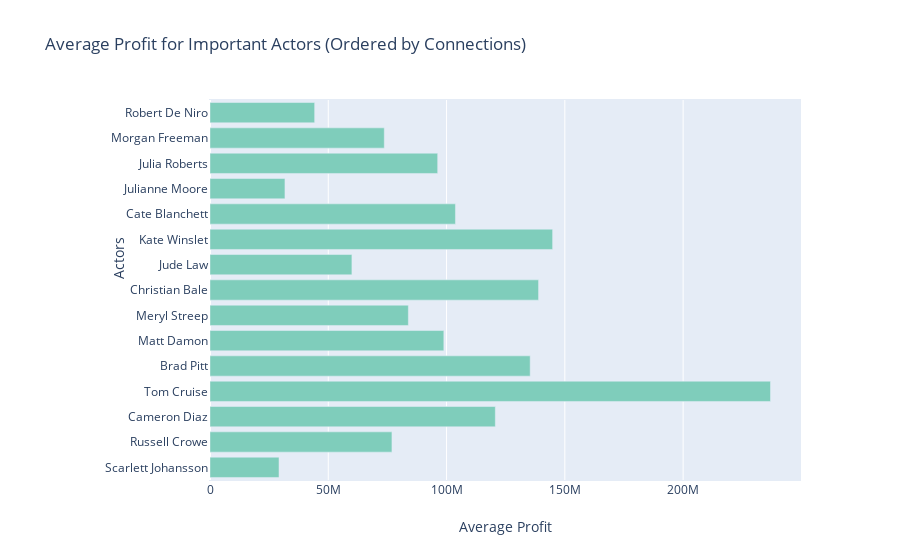

This figure's notebook cell:
### Code cell
import chart_studio.plotly as py
import plotly.graph_objs as go

data = [go.Bar(
            x=top15['Avg. Profit'],
            y=top15['Actor'],
            orientation = 'h',
            marker=dict(
            color='rgb(127,205,187)'
        )
)]

layout = dict(
        title='Average Profit for Important Actors (Ordered by Connections)',
        margin=go.Margin(
        l=210,
        r=100,
        pad=1),
        xaxis=dict(
            title='Average Profit'
        ),
    
        yaxis=dict(
            title='&nbsp;&nbsp;&nbsp;&nbsp;&nbsp;&nbsp;&nbsp;&nbsp;&nbsp;&nbsp;&nbsp;&nbsp;&nbsp;&nbsp;&nbsp;&nbsp;Actors',
            tickfont=dict(
                size=12,
            )
        )
    
    )
    

fig = go.Figure(data = data, layout = layout)

iplot(fig)

### Figure 1 — Plotly figure (JSON) as saved in the notebook; plotly's stock layout.template omitted (floating-point values rounded to 4 significant figures)
{"data": [{"marker": {"color": "rgb(127,205,187)"}, "orientation": "h", "type": "bar", "x": [29170000.0, 76910000.0, 120600000.0, 236900000.0, 135300000.0, 98840000.0, 83850000.0, 138900000.0, 59990000.0, 144800000.0, 103800000.0, 31680000.0, 96250000.0, 73670000.0, 44240000.0], "y": ["Scarlett Johansson", "Russell Crowe", "Cameron Diaz", "Tom Cruise", "Brad Pitt", "Matt Damon", "Meryl Streep", "Christian Bale", "Jude Law", "Kate Winslet", "Cate Blanchett", "Julianne Moore", "Julia Roberts", "Morgan Freeman", "Robert De Niro"]}], "layout": {"margin": {"l": 210, "pad": 1, "r": 100}, "title": {"text": "Average Profit for Important Actors (Ordered by Connections)"}, "xaxis": {"title": {"text": "Average Profit"}}, "yaxis": {"tickfont": {"size": 12}, "title": {"text": "&nbsp;&nbsp;&nbsp;&nbsp;&nbsp;&nbsp;&nbsp;&nbsp;&nbsp;&nbsp;&nbsp;&nbsp;&nbsp;&nbsp;&nbsp;&nbsp;Actors"}}}}
